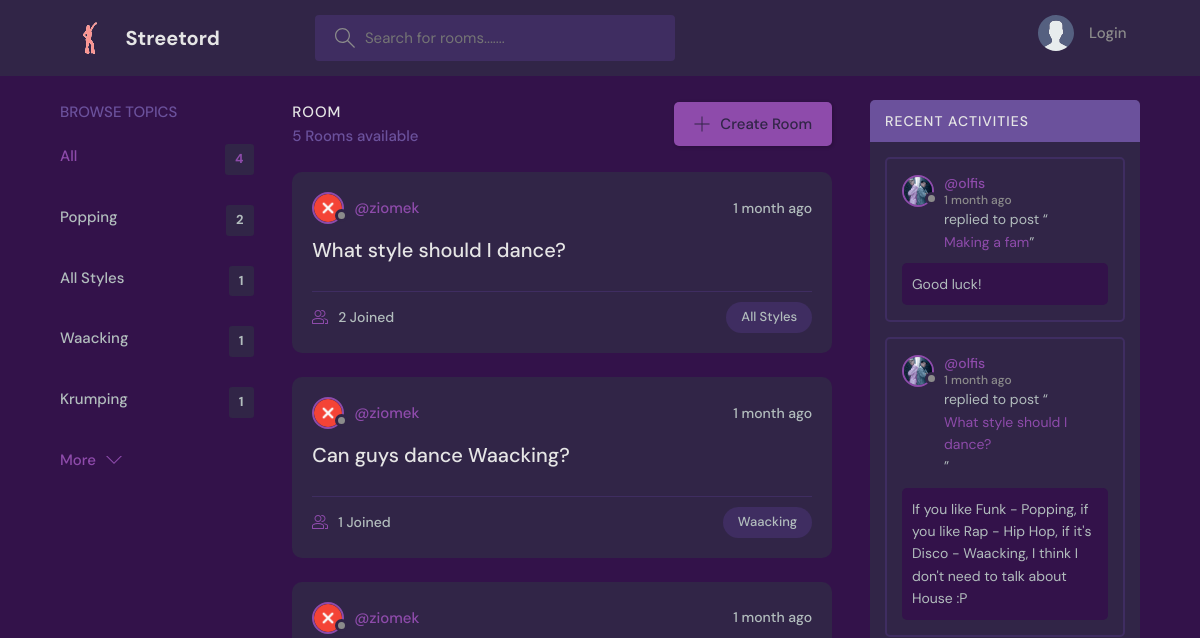
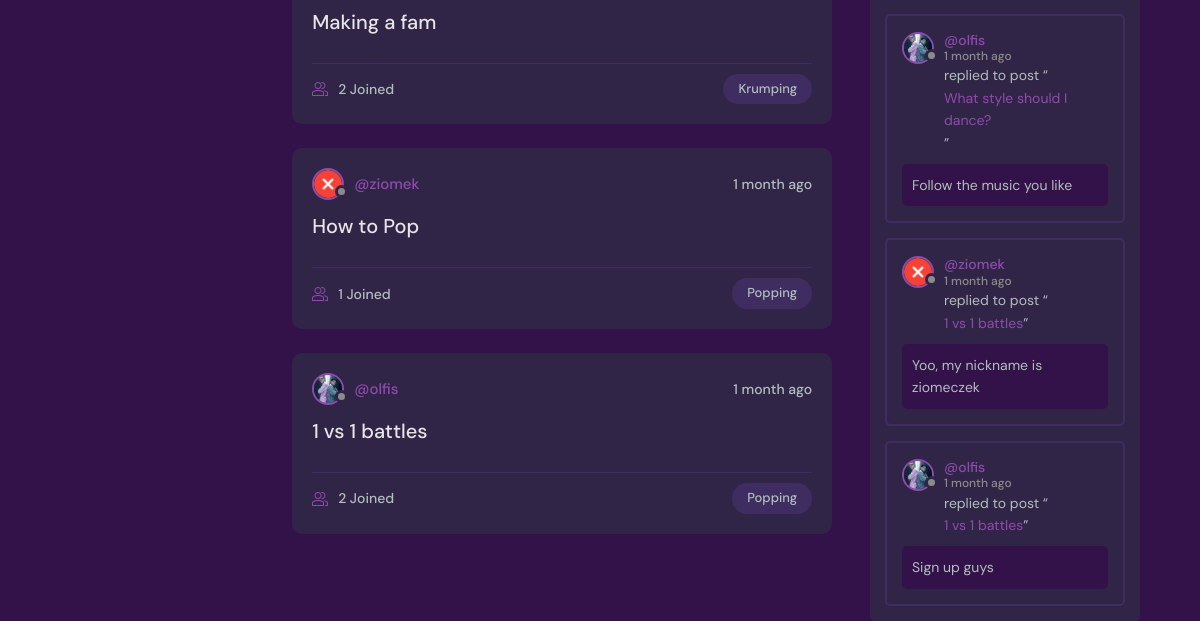
Before: / with the older database file (2 pictures, top to bottom).
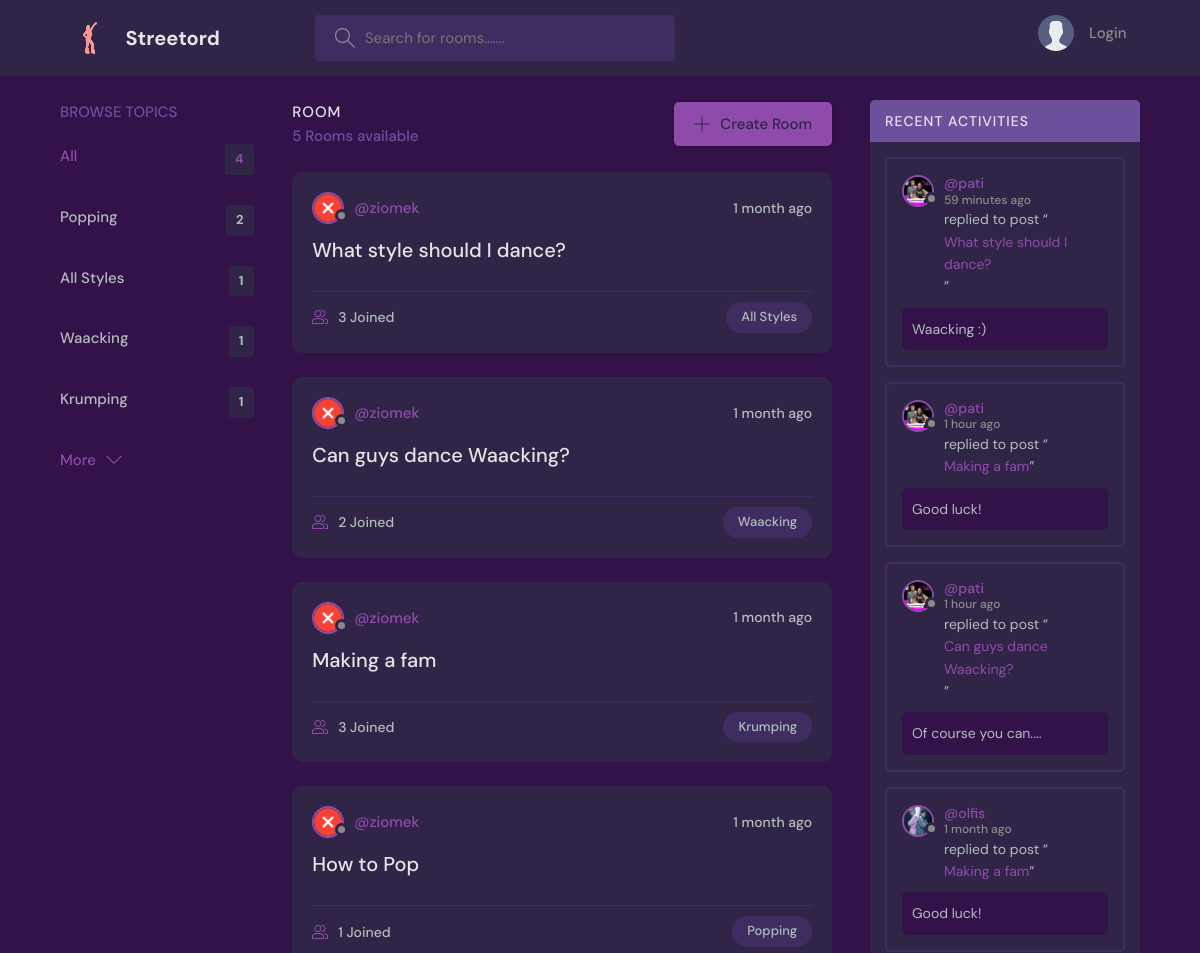
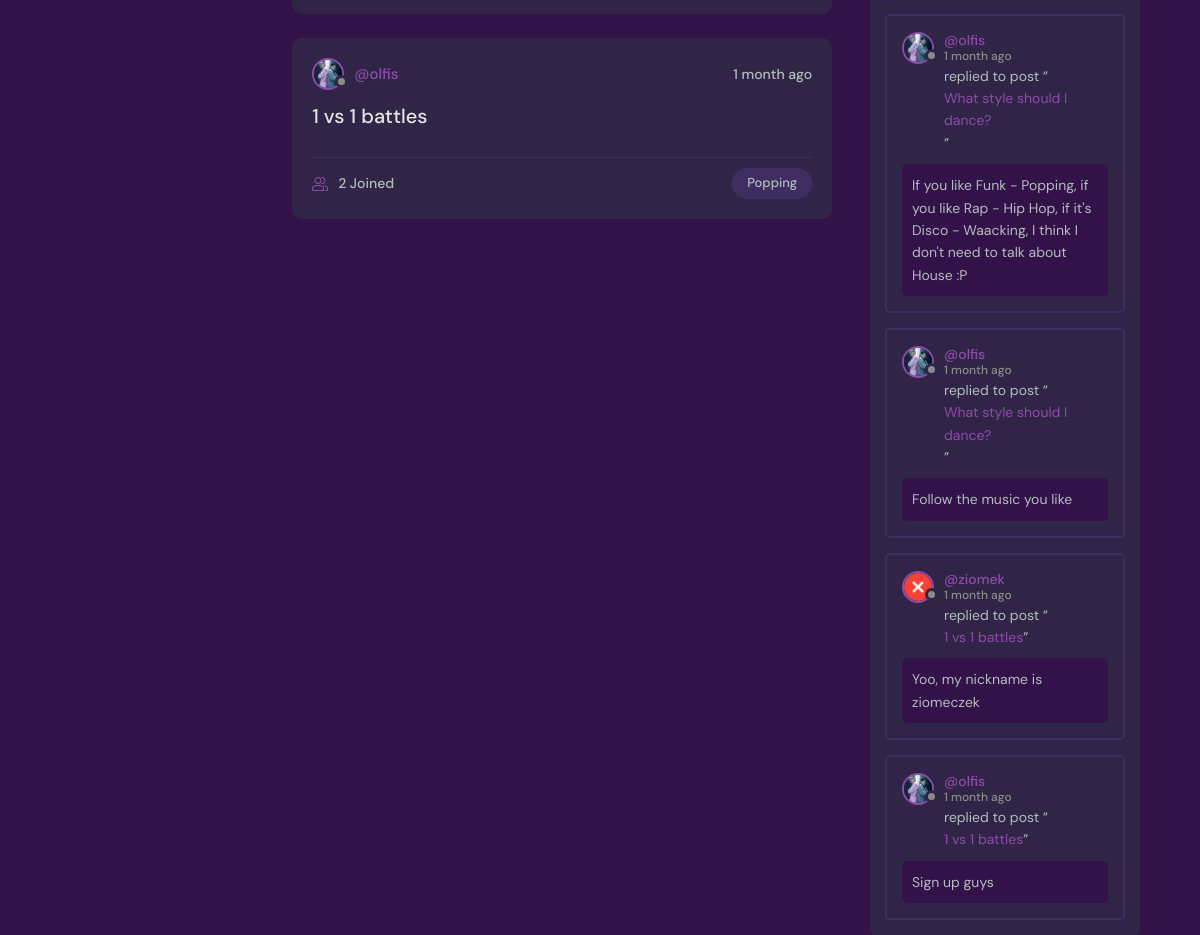
After: the same page with the newer database file (2 pictures, top to bottom).
### base/models.py (models this page shows, shortened)
class Topic(models.Model):
    name = models.CharField(max_length=200)

class Room(models.Model):
    host = models.ForeignKey(User, on_delete=models.SET_NULL, null=True)
    topic = models.ForeignKey(Topic, on_delete=models.SET_NULL, null=True)
    name = models.CharField(max_length=200)
    description = models.TextField(null=True, blank=True)
    participants = models.ManyToManyField(User, related_name='participants', blank=True)
    updated = models.DateTimeField(auto_now=True)
    created = models.DateTimeField(auto_now_add=True)
    class Meta:
        ordering = ['-updated', '-created']
    def __str__(self):
        return self.name

class User(AbstractUser):
    name = models.CharField(max_length=200, null=True)
    email = models.EmailField(null=True, unique=True)
    bio = models.TextField(null=True)
    avatar = models.ImageField(null=True, default="avatar.svg")
    USERNAME_FIELD = 'email'
    REQUIRED_FIELDS = []

class Message(models.Model):
    user = models.ForeignKey(User, on_delete=models.CASCADE)
    room = models.ForeignKey(Room, on_delete=models.CASCADE)
    body = models.TextField()
    updated = models.DateTimeField(auto_now=True)
    created = models.DateTimeField(auto_now_add=True)
    class Meta:
        ordering = ['-updated', '-created']

### base/views.py (the view)
# urls.py: path('', views.home, name="home"),
def home(request):
    q = request.GET.get('q') if request.GET.get('q') != None else ''
    rooms = Room.objects.filter(
        Q(topic__name__icontains=q) |
        Q(name__icontains=q) |
        Q(description__icontains=q)
    )
    topics = Topic.objects.all()[0:5]
    room_count = rooms.count()
    room_messages = Message.objects.filter(Q(room__topic__name__icontains=q))
    context = {'rooms': rooms, 'topics': topics, 'room_count': room_count, 'room_messages': room_messages}
    return render(request, 'base/home.html', context)

### base/templates/base/home.html (shortened to what this page needs)
{% extends 'main.html' %}
{% block content %}
<main class="layout layout--3">
  <div class="container">
    {% include 'base/topics_component.html' %}
    <div class="roomList">
      <div class="roomList__header">
        <div>
          <h2>Room</h2>
          <p>{{room_count}} Rooms available</p>
        </div>
        <a class="btn btn--main" href="{% url 'create-room' %}">
          <svg version="1.1" xmlns="http://www.w3.org/2000/svg" width="32" height="32" viewBox="0 0 32 32">
            <title>add</title>
            <path d="M16.943 0.943h-1.885v14.115h-14.115v1.885h14.115v14.115h1.885v-14.115h14.115v-1.885h-14.115v-14.115z">
            </path>
          </svg>
          Create Room
        </a>
      </div>
      {% include 'base/feed_component.html' %}
    </div>
    {% include 'base/activity_component.html' %}
  </div>
</main>
{% endblock content %}

### base/templates/base/topics_component.html
 <div class="topics">
  <div class="topics__header">
    <h2>Browse Topics</h2>
  </div>
  <ul class="topics__list">
    <li>
      <a href="{% url 'home' %}" class="active">All <span>{{topics.count}}</span></a>
    </li>
    {% for topic in topics %}
    <li>
      <a href="{% url 'home' %}?q={{topic.name}}">{{topic.name}}<span>{{topic.room_set.all.count}}</span></a>
    </li>
    {% endfor %}
  </ul>
  <a class="btn btn--link" href="{% url 'topics' %}">
    More
    <svg version="1.1" xmlns="http://www.w3.org/2000/svg" width="32" height="32" viewBox="0 0 32 32">
      <title>
        chevron-down
      </title>
      <path d="M16 21l-13-13h-3l16 16 16-16h-3l-13 13z"></path>
    </svg>
  </a>
</div>

### base/templates/base/feed_component.html (shortened to what this page needs)
{% for room in rooms %}
<div class="roomListRoom">
  <div class="roomListRoom__header">
    <a href="{% url 'user-profile' room.host.id %}" class="roomListRoom__author">
      <div class="avatar avatar--small">
        <img src="{{room.host.avatar.url}}" />
      </div>
      <span>@{{room.host.username}}</span>
    </a>
    <div class="roomListRoom__actions">
      <span>{{room.created|timesince}} ago</span>
    </div>
  </div>
  <div class="roomListRoom__content">
    <a href="{% url 'room' room.id %}">{{room.name}}</a>
  </div>
  <div class="roomListRoom__meta">
    <a href="{% url 'room' room.id %}" class="roomListRoom__joined">
      {{room.participants.all.count}} Joined
    </a>
    <p class="roomListRoom__topic">{{room.topic.name}}</p>
  </div>
</div>
{% endfor %}

### base/templates/base/activity_component.html (shortened to what this page needs)
<div class="activities">
  <div class="activities__header">
    <h2>Recent Activities</h2>
  </div>
  {% for message in room_messages %}
  <div class="activities__box">
    <div class="activities__boxHeader roomListRoom__header">
      <a href="{% url 'user-profile' message.user.id %}" class="roomListRoom__author">
        <div class="avatar avatar--small">
          <img src="{{message.user.avatar.url}}" />
        </div>
        <p>
          @{{message.user.username}}
          <span>{{message.created|timesince}} ago</span>
        </p>
      </a>
    </div>
    <div class="activities__boxContent">
      <p>replied to post “<a href="{% url 'room' message.room.id %}">{{message.room}}</a>”</p>
      <div class="activities__boxRoomContent">
        {{message.body}}
      </div>
    </div>
  </div>
  {% endfor %}
</div>

Changed rows visible on the page:
computed for Room "What style should I dance?": participants.all.count "2" → "3"
computed for Room "Can guys dance Waacking?": participants.all.count "1" → "2"
computed for Room "Making a fam": participants.all.count "2" → "3"
added Message: user.avatar (picture), user.username "pati", created "59 minutes", room "What style should I dance?", body "Waacking :)"
added Message: user.avatar (picture), user.username "pati", created "1 hour", room "Making a fam", body "Good luck!"
added Message: user.avatar (picture), user.username "pati", created "1 hour", room "Can guys dance Waacking?", body "Of course you can...."
